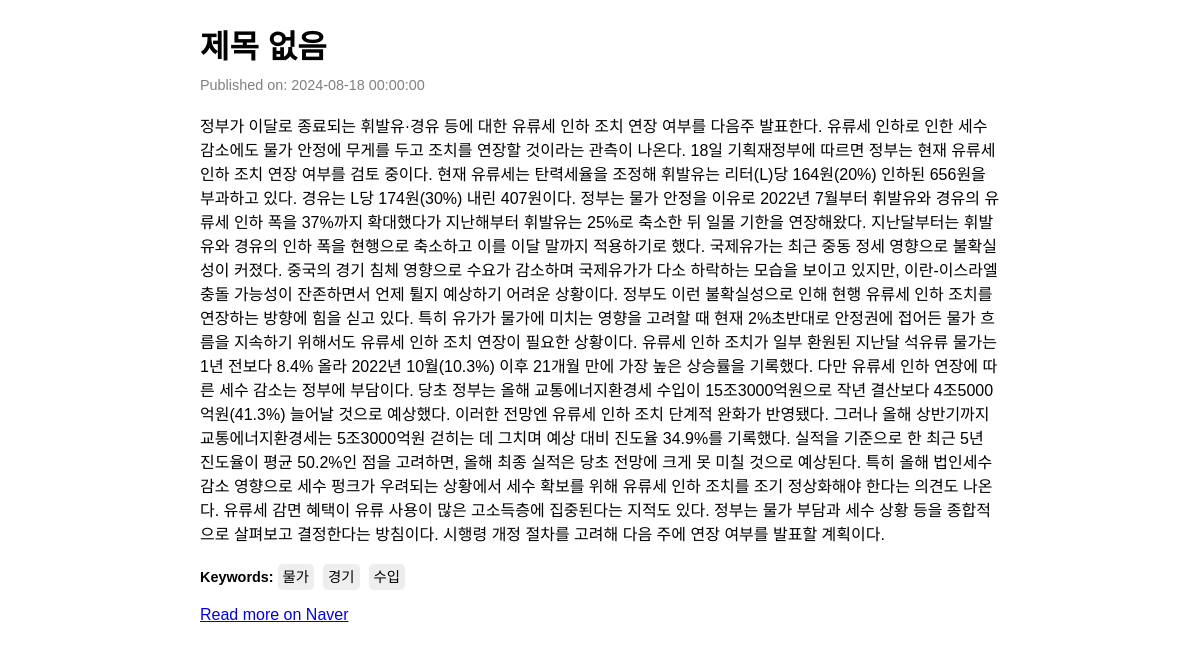
Page /news/4 on the committed database.
### factory_model.py (models this page shows)
class Naver_news(db.Model):
    __tablename__ = 'Naver_news'
    id = db.Column(db.Integer, primary_key=True)
    date = db.Column(db.DateTime, nullable=True)
    title = db.Column(db.Text, nullable=True)
    content = db.Column(db.Text, nullable=True)
    url = db.Column(db.Text, nullable=True)
    keyword = db.Column(db.JSON, nullable=True)
    sentiment = db.Column(db.String(10),nullable=True)

### main_views.py (the view)
@bp.route('/news/<int:news_id>')
def show_news_detail(news_id):
    news = factory_model.Naver_news.query.get(news_id)
    return render_template('news_detail.html', news=news)

### templates/news_detail.html (shortened to what this page needs)
<!DOCTYPE html>
<html lang="ko">
<head>
</head>
<body>
    <div class="news-container">
        <h1>{{ news.title }}</h1>
        <div class="date">Published on: {{ news.date }}</div>
        <div class="content">{{ news.content }}</div>
        <div class="keywords">
            <strong>Keywords:</strong>
            {% for keyword in news.keyword %}
                <span>{{ keyword }}</span>
            {% endfor %}
        </div>
        <div class="source">
            <a href="{{ news.url }}" target="_blank">Read more on Naver</a>
        </div>
    </div>
</body>
</html>

### templates/news_detail.html (style rules this page uses)
body { font-family: Arial, sans-serif; margin: 20px; }
.news-container { max-width: 800px; margin: 0 auto; }
h1 { font-size: 2em; margin-bottom: 10px; }
.date { color: gray; font-size: 0.9em; margin-bottom: 20px; }
.content { margin-bottom: 20px; }
.keywords { font-size: 0.9em; margin-bottom: 20px; }
.keywords span { background-color: #eee; padding: 5px; margin-right: 5px; border-radius: 5px; }

### rows in the picture
Naver_news: title "제목 없음", date "2024-08-18 00:00:00", content "정부가 이달로 종료되는 휘발유·경유 등에 대한 유류세 인하 조치 연장 여부를 다음주 발표한다. 유류세 인하로 인한 세수 감소에도 물가 안정에 무게를 두고 조치를 연장할 것이라는 관측이 나온다. 18일 기획재정부에 따르면 정부는 현재 유류세 인하 조치 연장 여부를 검토 중이다. 현재 유류세는 탄력세율을 조정해 휘발유는 리터(L)당 164원(20%) 인하된 656원을 부과하고 있다. 경유는 L당 174원(30%) 내린 407원이다. 정부는 물가 안정을 이유로 2022년 7월부터 휘발유와 경유의 유류세 인하 폭을 37%까지 확대했다가 지난해부터 휘발유는 25%로 축소한 뒤 일몰 기한을 연장해왔다. 지난달부터는 휘발유와 경유의 인하 폭을 현행으로 축소하고 이를 이달 말까지 적용하기로 했다. 국제유가는 최근 중동 정세 영향으로 불확실성이 커졌다. 중국의 경기 침체 영향으로 수요가 감소하며 국제유가가 다소 하락하는 모습을 보이고 있지만, 이란-이스라엘 충돌 가능성이 잔존하면서 언제 튈지 예상하기 어려운 상황이다. 정부도 이런 불확실성으로 인해 현행 유류세 인하 조치를 연장하는 방향에 힘을 싣고 있다. 특히 유가가 물가에 미치는 영향을 고려할 때 현재 2%초반대로 안정권에 접어든 물가 흐름을 지속하기 위해서도 유류세 인하 조치 연장이 필요한 상황이다. 유류세 인하 조치가 일부 환원된 지난달 석유류 물가는 1년 전보다 8.4% 올라 2022년…"

### other values in the picture
{{ keyword }} "물가" "경기" "수입"
